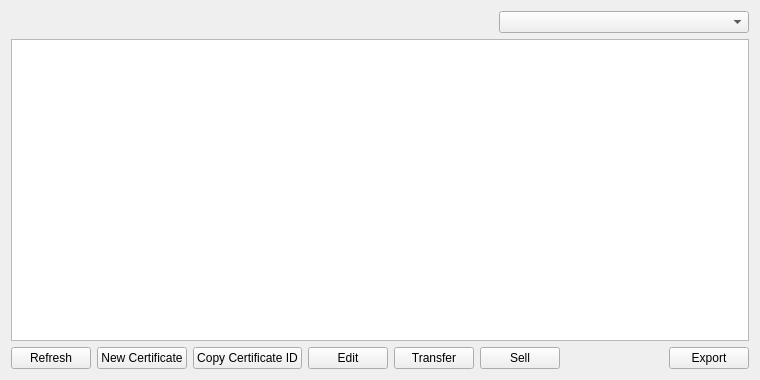
<?xml version="1.0" encoding="UTF-8"?>
<ui version="4.0">
 <class>MyCertListPage</class>
 <widget class="QWidget" name="MyCertListPage">
  <property name="geometry">
   <rect>
    <x>0</x>
    <y>0</y>
    <width>760</width>
    <height>380</height>
   </rect>
  </property>
  <property name="windowTitle">
   <string>My Certificates</string>
  </property>
  <layout class="QVBoxLayout" name="verticalLayout">
   <item>
    <layout class="QHBoxLayout" name="horizontalLayout_2">
     <item>
      <widget class="QLabel" name="labelExplanation">
       <property name="textFormat">
        <enum>Qt::PlainText</enum>
       </property>
       <property name="wordWrap">
        <bool>true</bool>
       </property>
      </widget>
     </item>
     <item>
      <widget class="QComboBox" name="displayListIdentity">
       <property name="maximumSize">
        <size>
         <width>250</width>
         <height>16777215</height>
        </size>
       </property>
      </widget>
     </item>
    </layout>
   </item>
   <item>
    <widget class="QTableView" name="tableView">
     <property name="contextMenuPolicy">
      <enum>Qt::CustomContextMenu</enum>
     </property>
     <property name="toolTip">
      <string/>
     </property>
     <property name="tabKeyNavigation">
      <bool>false</bool>
     </property>
     <property name="alternatingRowColors">
      <bool>true</bool>
     </property>
     <property name="selectionMode">
      <enum>QAbstractItemView::SingleSelection</enum>
     </property>
     <property name="selectionBehavior">
      <enum>QAbstractItemView::SelectRows</enum>
     </property>
     <property name="sortingEnabled">
      <bool>true</bool>
     </property>
     <attribute name="verticalHeaderVisible">
      <bool>false</bool>
     </attribute>
    </widget>
   </item>
   <item>
    <layout class="QHBoxLayout" name="horizontalLayout">
     <item>
      <widget class="QPushButton" name="refreshButton">
       <property name="maximumSize">
        <size>
         <width>16777215</width>
         <height>48</height>
        </size>
       </property>
       <property name="toolTip">
        <string>Refresh certificate list</string>
       </property>
       <property name="text">
        <string>Refresh</string>
       </property>
      </widget>
     </item>
     <item>
      <widget class="QPushButton" name="newCert">
       <property name="toolTip">
        <string>Create a new certificate</string>
       </property>
       <property name="text">
        <string>New Certificate</string>
       </property>
      </widget>
     </item>
     <item>
      <widget class="QPushButton" name="copyCert">
       <property name="toolTip">
        <string>Copy the currently selected certificate to the system clipboard</string>
       </property>
       <property name="text">
        <string>Copy Certificate ID</string>
       </property>
      </widget>
     </item>
     <item>
      <widget class="QPushButton" name="editButton">
       <property name="toolTip">
        <string>Edit selected certificate</string>
       </property>
       <property name="text">
        <string>Edit</string>
       </property>
      </widget>
     </item>
     <item>
      <widget class="QPushButton" name="transferButton">
       <property name="toolTip">
        <string>Transfer selected certificate</string>
       </property>
       <property name="text">
        <string>Transfer</string>
       </property>
      </widget>
     </item>
     <item>
      <widget class="QPushButton" name="sellCertButton">
       <property name="toolTip">
        <string>Sell selected certificate</string>
       </property>
       <property name="text">
        <string>Sell</string>
       </property>
      </widget>
     </item>
     <item>
      <spacer name="horizontalSpacer">
       <property name="orientation">
        <enum>Qt::Horizontal</enum>
       </property>
       <property name="sizeHint" stdset="0">
        <size>
         <width>40</width>
         <height>20</height>
        </size>
       </property>
      </spacer>
     </item>
     <item>
      <widget class="QPushButton" name="exportButton">
       <property name="toolTip">
        <string>Export the data in the current tab to a file</string>
       </property>
       <property name="text">
        <string>Export</string>
       </property>
      </widget>
     </item>
    </layout>
   </item>
  </layout>
 </widget>
 <resources>
  <include location="../dynamic.qrc"/>
 </resources>
 <connections/>
</ui>
